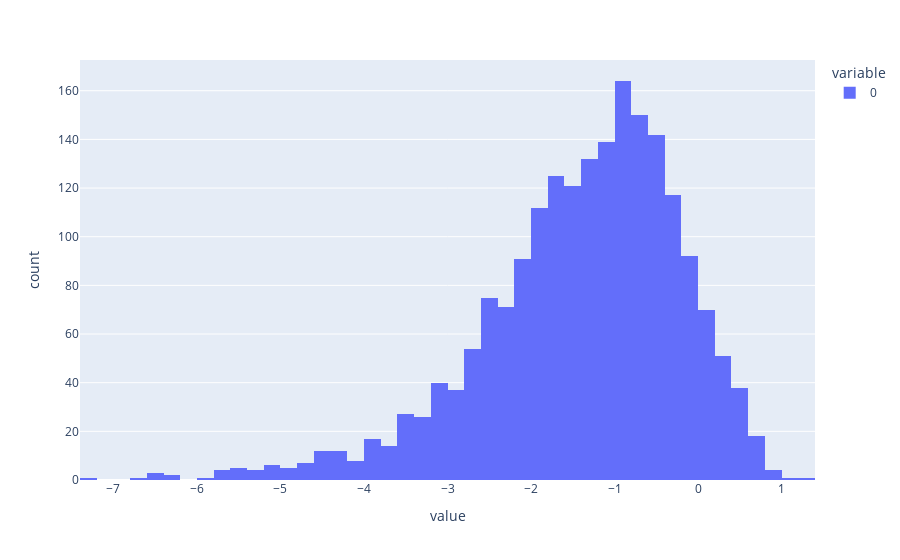

Notebook code cell kept with this figure:
### Code cell
px.histogram(np.log(nabla_list))

### Figure 1 — Plotly figure (JSON) as saved in the notebook; plotly's stock layout.template omitted (floating-point values rounded to 4 significant figures; data arrays with more than 128 entries replaced by an {"elided": "..."} marker saying what was removed)
{"data": [{"alignmentgroup": "True", "bingroup": "x", "hovertemplate": "variable=0<br>value=%{x}<br>count=%{y}<extra></extra>", "legendgroup": "0", "marker": {"color": "#636efa", "pattern": {"shape": ""}}, "name": "0", "offsetgroup": "0", "orientation": "v", "showlegend": true, "type": "histogram", "x": {"elided": "2000 float values"}, "xaxis": "x", "yaxis": "y"}], "layout": {"barmode": "relative", "legend": {"title": {"text": "variable"}, "tracegroupgap": 0}, "margin": {"t": 60}, "xaxis": {"anchor": "y", "domain": [0, 1], "title": {"text": "value"}}, "yaxis": {"anchor": "x", "domain": [0, 1], "title": {"text": "count"}}}}
